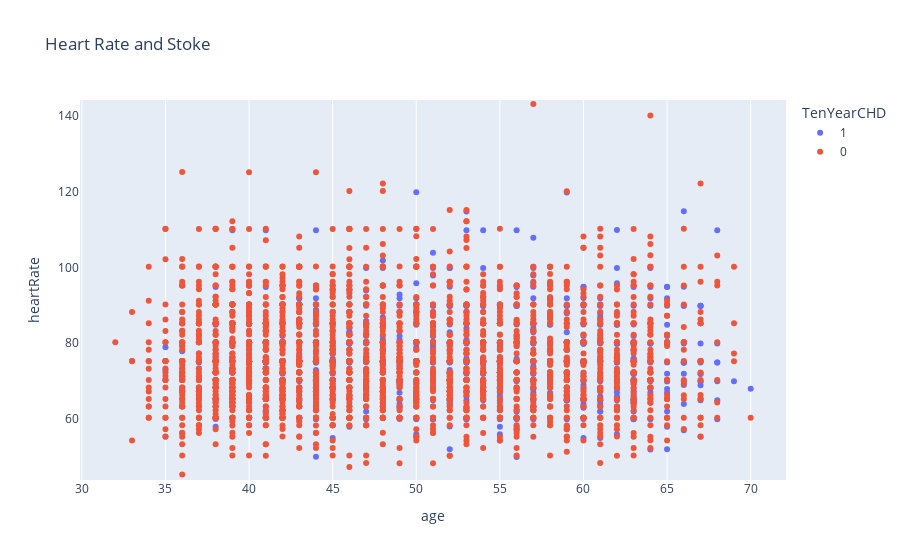

Write notebook code for a chart like this one.
### Code cell
import plotly.express as px
df = px.data.tips()
fig = px.strip(df_train, x="age", y="heartRate", orientation="h", color="TenYearCHD", title="Heart Rate and Stoke")
fig.show()

### Figure 1 — Plotly figure (JSON) as saved in the notebook; plotly's stock layout.template omitted (floating-point values rounded to 4 significant figures; data arrays with more than 128 entries replaced by an {"elided": "..."} marker saying what was removed)
{"data": [{"alignmentgroup": "True", "boxpoints": "all", "fillcolor": "rgba(255,255,255,0)", "hoveron": "points", "hovertemplate": "TenYearCHD=1<br>age=%{x}<br>heartRate=%{y}<extra></extra>", "legendgroup": "1", "line": {"color": "rgba(255,255,255,0)"}, "marker": {"color": "#636efa"}, "name": "1", "offsetgroup": "1", "orientation": "h", "pointpos": 0, "showlegend": true, "type": "box", "x": {"elided": "511 int values"}, "x0": " ", "xaxis": "x", "y": {"elided": "511 int values"}, "y0": " ", "yaxis": "y"}, {"alignmentgroup": "True", "boxpoints": "all", "fillcolor": "rgba(255,255,255,0)", "hoveron": "points", "hovertemplate": "TenYearCHD=0<br>age=%{x}<br>heartRate=%{y}<extra></extra>", "legendgroup": "0", "line": {"color": "rgba(255,255,255,0)"}, "marker": {"color": "#EF553B"}, "name": "0", "offsetgroup": "0", "orientation": "h", "pointpos": 0, "showlegend": true, "type": "box", "x": {"elided": "2879 int values"}, "x0": " ", "xaxis": "x", "y": {"elided": "2879 int values"}, "y0": " ", "yaxis": "y"}], "layout": {"boxmode": "group", "legend": {"title": {"text": "TenYearCHD"}, "tracegroupgap": 0}, "title": {"text": "Heart Rate and Stoke"}, "xaxis": {"anchor": "y", "domain": [0, 1], "title": {"text": "age"}}, "yaxis": {"anchor": "x", "domain": [0, 1], "title": {"text": "heartRate"}}}}
